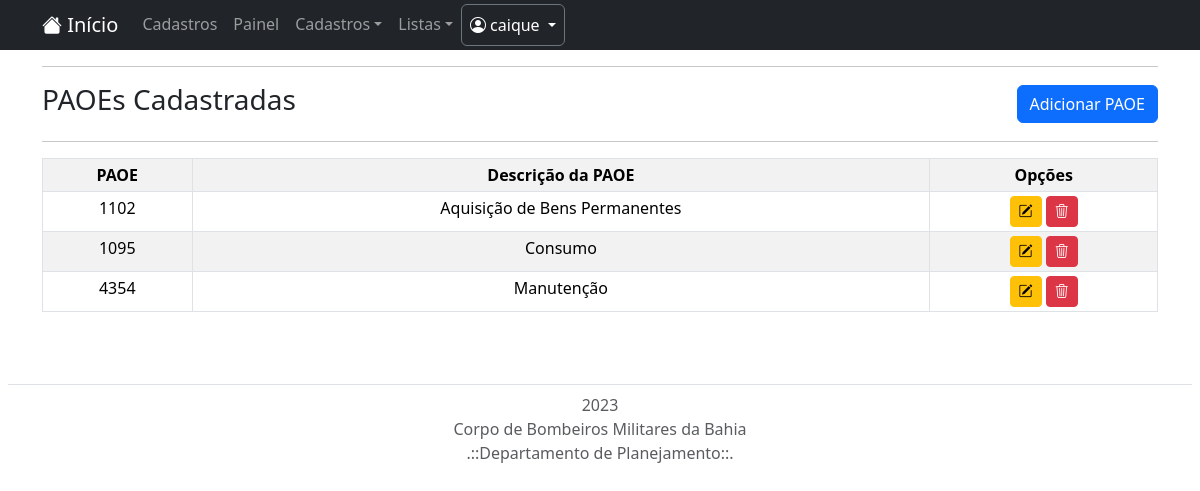
Page /lista/paoe/ (signed in) on the committed database.
### cadastro/models.py (models this page shows, shortened)
class Paoe(models.Model):
    paoe = models.CharField(verbose_name="PAOE", max_length=150)
    desc_paoe = models.CharField(max_length=150, verbose_name="Descrição da PAOE" )
    class Meta:
        constraints = [
            models.UniqueConstraint(fields=['paoe'], name='paoe repetida')
        ]

### cadastro/views.py (the view)
# urls.py: path('lista/paoe/', PaoeList.as_view(), name='listar-paoe'),
class PaoeList(LoginRequiredMixin, ListView):
    login_url = reverse_lazy('login')
    model = Paoe
    template_name = 'cadastros/listas/paoe.html'

### cadastro/templates/cadastros/listas/paoe.html
{% extends 'paginas/modelo.html' %}
{% load static %}
{% block conteudo %}
<div class="container">
    <hr>
    <div class="d-md-flex flex-md-row-reverse align-items-center justify-content-between">
        <div class="mb-3 mb-md-0 d-flex text-nowrap">
        <a href="{% url 'cadastrar-paoe' %}" class="btn btn-primary btn-md rounded-2" title="Cadastrar nova PAOE">Adicionar PAOE</a>
        </div>
        <h3>PAOEs Cadastradas</h3>
    </div>
</div>
<div class = 'container '>
    <hr>
    <table border=1 class="table table-striped table-bordered table-sm">
        <tr align="center" thead-dark>
            <th>PAOE</th>
            <th>Descrição da PAOE</th>
            <th>Opções</th>
        </tr>
        {% for Paoe in object_list %}
        <tr>
            <td align="center">{{ Paoe.paoe }}</td>
            <td align="center">{{ Paoe.desc_paoe }}</td>
            <td align="center">
                <a href="{% url 'editar-paoe' Paoe.pk %}" class="btn btn-warning btn-sm" title="Editar">
                    <i class="bi bi-pencil-square" aria-hidden="true"></i>
                </a>
                <a href="{% url 'excluir-paoe' Paoe.pk %}" class="btn btn-danger btn-sm" title="Excluir">
                    <i class="bi bi-trash3" aria-hidden="true"></i>
                </a>
            </td>
        </tr>
        {% empty %}
        <tr>
            <td colspan="5"> Nenhum campo registrado.</td>
        </tr>
        {% endfor %}
    </table>
</div>
{% endblock %}

### app_controle_processos/templates/paginas/modelo.html (shortened to what this page needs)
{% load static %}
<!DOCTYPE html>
<html lang="pt-br">
    <head>
    {% block bootstrap %}
        <link href="https://cdn.jsdelivr.net/npm/bootstrap@5.3.2/dist/css/bootstrap.min.css" rel="stylesheet">
        <link rel="stylesheet" href="https://cdn.jsdelivr.net/npm/bootstrap-icons@1.11.2/font/bootstrap-icons.min.css">
    {% endblock %}
    </head>
    <body>
        {% block navbar %}
        <nav class="navbar navbar-expand-lg navbar-dark bg-dark p-1 ">
            <div class="container">
                <a class="navbar-brand" href="{% url 'home' %}">
                    <i class="bi bi-house-fill" aria-hidden="true"></i>
                    Início
                </a>
                <div class="collapse navbar-collapse" id="navbarNavDropdown">
                    <ul class="navbar-nav">
                        {% if request.user.is_authenticated %}
                        <ul class="navbar-nav">
                            <li class="nav-item">
                                <a class="nav-link" href="{% url 'cadastro' %}">Cadastros</a>
                            </li>
                        </ul>
                        <ul class="navbar-nav">
                            <li class="nav-item">
                                <a class="nav-link" href="{% url 'painel' %}">Painel</a>
                            </li>
                        </ul>
                        <li class="nav-item dropdown">
                            <a class="nav-link dropdown-toggle" href="#" id="navbarDropdownMenuLink" role="button" data-bs-toggle="dropdown" aria-expanded="false">Cadastros</a>
                        </li>
                        <li class="nav-item dropdown">
                            <a class="nav-link dropdown-toggle" href="#" id="navbarDropdownMenuLink" role="button" data-bs-toggle="dropdown" aria-expanded="false">Listas</a>
                        </li>
                    <ul class="navbar-nav ">
                        <li class="nav-item dropdown">
                            <a class="nav-link dropdown-toggle text-white text-center border rounded border-secondary mx-auto" href="{% url 'login' %}"
                                id="navbarDropdownMenuLink" role="button" data-bs-toggle="dropdown" aria-expanded="false"
                                aria-haspopup="true">
                                <i class="bi bi-person-circle" aria-hidden="true"></i>
                                <span id="username">{{ user.username }}</span>
                            </a>
                        </li>
                        {% endif %}
                    </ul>
                </div>
            </div>
        </nav>
        {% endblock %}
        {% block conteudo %}
        {% endblock %}
{% block script-js-boots %}
</body>
{% endblock %}
{% block footer %}
    <div class="footer  mt-auto ">
        <footer class="py-3 my-4 p-2 ">
                <ul class="nav nav-pills justify-content-center border-bottom pb-3 mb-2 ">
                </ul>
                <p class="text-center text-muted">2023 <br> Corpo de Bombeiros Militares da Bahia <br> .::Departamento de Planejamento::.</p>
        </footer>
    </div>
{% endblock %}
</html>

### rows in the picture
Paoe: paoe "1102", desc_paoe "Aquisição de Bens Permanentes"
Paoe: paoe "1095", desc_paoe "Consumo"
Paoe: paoe "4354", desc_paoe "Manutenção"

### other values in the picture
{{ user.username }} "caique"
